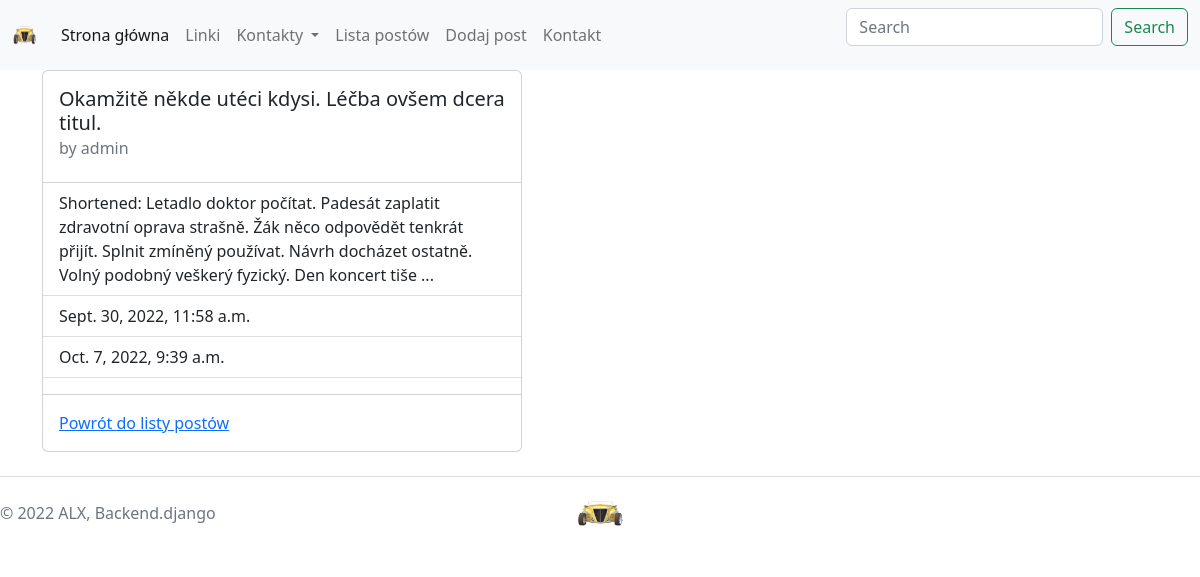
The app's page /posts/5 with its own data.
### posts/models.py (models this page shows, shortened)
class Post(models.Model):
    author = models.ForeignKey(
        "auth.User",
        on_delete=models.CASCADE,
        related_name="posts"
    )
    title = models.CharField(max_length=255)  # pole tekstowe o określonej długości
    content = models.TextField()  # pole tekstowe o nieokreślonej długości
    published = models.BooleanField(default=False)  # flaga true/false
    sponsored = models.BooleanField(default=False)  # flaga true/false
    created = models.DateTimeField(auto_now_add=True)  # data utworzenia - tylko przy utworzeniu
    modified = models.DateTimeField(auto_now=True)  # data modyfikacji - zawsze gdy klikniemy save
    tags = models.ManyToManyField('tags.Tag', related_name="posts", blank=True)
    example_file = models.FileField(upload_to='posts/examples/', blank=True, null=True)
    image = models.ImageField(upload_to='posts/images/', blank=True, null=True)
    def is_content_long(self, n_chars=200):
        return len(self.content) > n_chars
    def short_content(self, n=200):
        return self.content[:n]

### posts/views.py (the view)
# urls.py: path('<int:id>', posts_details, name='details'),
def posts_details(request, id):
    p = Post.objects.get(id=id)
    context = {'post': p}
    return render(request, 'posts/details.html', context)

### posts/templates/posts/details.html (shortened to what this page needs)
{% extends "main/base.html" %}
{% block content %}
    <div class="card" style="width: 30rem;">
        <div class="card-body">
            <h5 class="card-title">{{ post.title }}</h5>
            <h6 class="card-subtitle mb-2 text-muted">by {{ post.author }}</h6>
        </div>
        <ul class="list-group list-group-flush">
            {% if post.is_content_long %}
                <li class="list-group-item">Shortened: {{ post.short_content }}...</li>
            {% else %}
                <li class="list-group-item">{{ post.content }}</li>
            {% endif %}
            <li class="list-group-item">{{ post.created }}</li>
            <li class="list-group-item">{{ post.modified }}</li>
            <li class="list-group-item">
            </li>
        </ul>
        <div class="card-body">
            <a href="{% url 'posts:list' %}" class="card-link">Powrót do listy postów</a>
        </div>
    </div>
{% endblock %}

### records on screen
Post: title "Okamžitě někde utéci kdysi. Léčba ovšem dcera titul.", author "admin", short_content "Letadlo doktor počítat. Padesát zaplatit zdravotní oprava strašně. Žák něco odpovědět tenkrát přijít. Splnit zmíněný používat. Návrh docházet ostatně. Volný podobný veškerý fyzický. Den koncert tiše", created "Sept. 30, 2022, 11:58 a.m.", modified "Oct. 7, 2022, 9:39 a.m."
